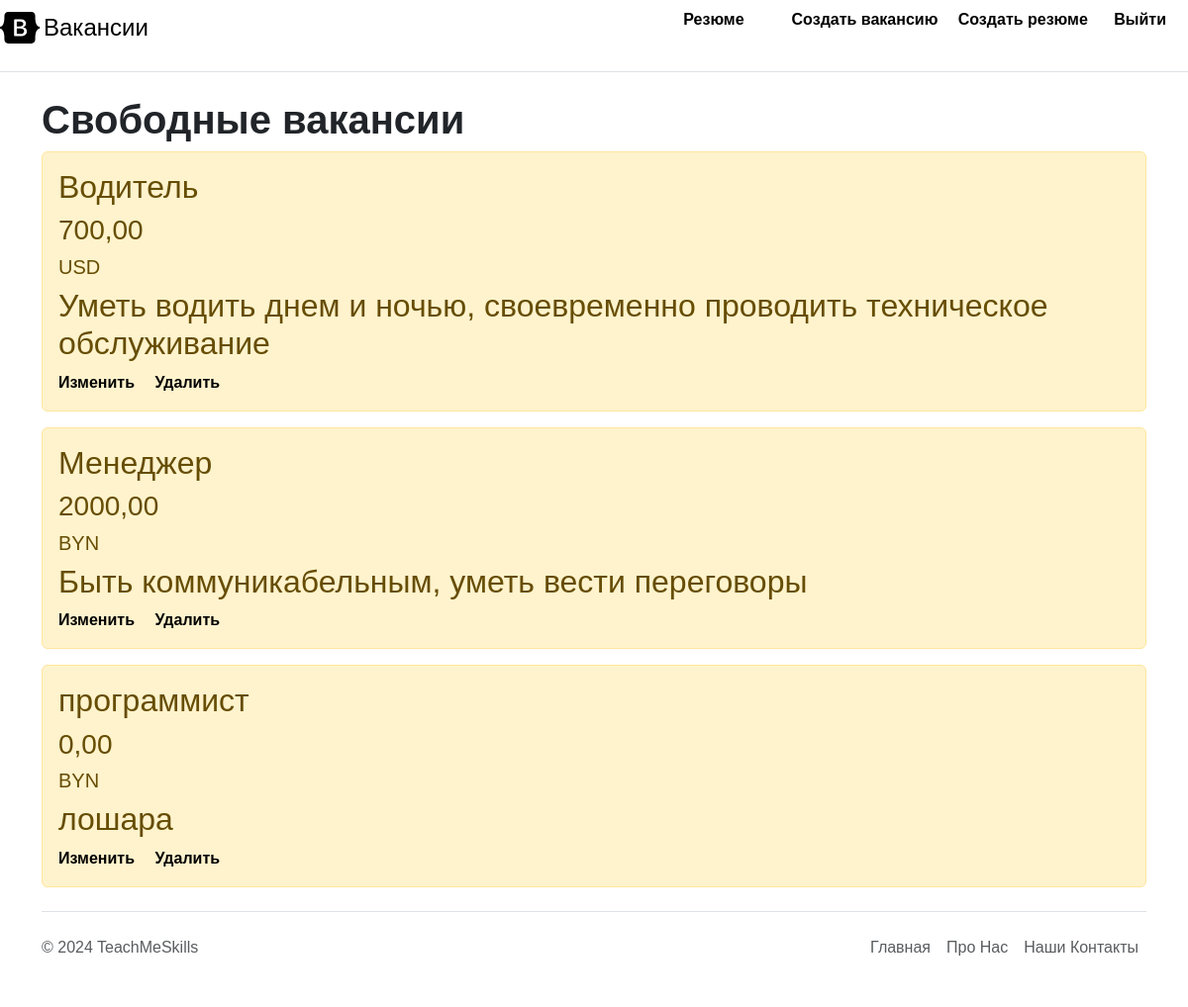
The app's page / (signed in) with its own data.
### main/models.py (models this page shows, shortened)
class Vacancy(models.Model):
    title = models.CharField('Вакансия', max_length=100) # charfield - до 255 символов
    salary = models.DecimalField('Зарплата', max_digits=10, decimal_places=2, null=True)
    currency = models.CharField('Валюта',max_length=5, null=True)
    description = models.TextField('Описание')# textfield - чето побольше
    author = models.ForeignKey(User, on_delete=models.CASCADE, null=True, default=None)

### main/views.py (the view)
# urls.py: path('', views.index, name='home'),
def index(request):
    vacancies = Vacancy.objects.all()
    return render(request, 'main/index.html', {'title': 'Вакансии', 'vacancies': vacancies})

### main/templates/main/index.html (shortened to what this page needs)
{% extends 'main/base.html' %}
{% block content %}
  <h1><b>Свободные вакансии</b></h1>
    {% if vacancies %}
        {% for el in vacancies %}
    <div class="alert alert-warning mt-2">
        <h2>{{ el.title }}</h2>
        <h3>{{ el.salary }}</h3>
        <h5>{{ el.currency }}</h5>
        <h2>{{ el.description }}</h2>
        <a class="me-3 py-2 link-body-emphasis text-decoration-none" href="{% url 'update-vacancy' vacancy_id=el.id %}"><b>Изменить</b></a>
        <a class="me-3 py-2 link-body-emphasis text-decoration-none" href="{% url 'delete-vacancy' vacancy_id=el.id %}"><b>Удалить</b></a>
    </div>
        {% endfor %}
    {% else %}
        <p>У нас нету свободных вакансий</p>
    {% endif %}
{% endblock %}

### records on screen
Vacancy: title "Водитель", salary "700,00", currency "USD", description "Уметь водить днем и ночью, своевременно проводить техническое обслуживание"
Vacancy: title "Менеджер", salary "2000,00", currency "BYN", description "Быть коммуникабельным, уметь вести переговоры"
Vacancy: title "программист", salary "0,00", currency "BYN", description "лошара"
